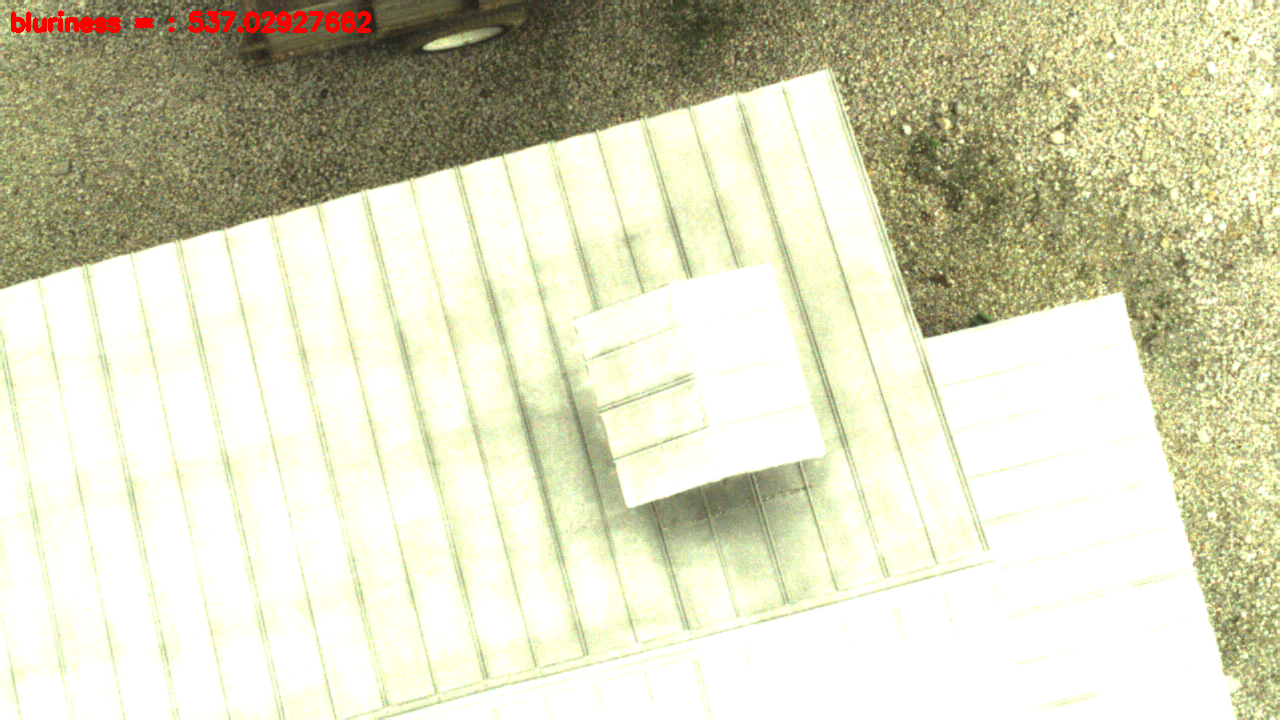
%> input picture onboard_images/frame001587.png, 1280 x 720 px, given in place of keas1.png, which was not available
$ octave untitled.m   (GNU Octave 9; MATLAB toolbox functions it lacks are replaced by stand-ins)
%> lines starting %> are read from the running program, lines starting %| are printed output that depends on the picture; pictures that were not available may be replaced by others from this repository, and a replacement may not be noted
close all
clear all

img = double(rgb2gray(imread('map/keas1.png')));
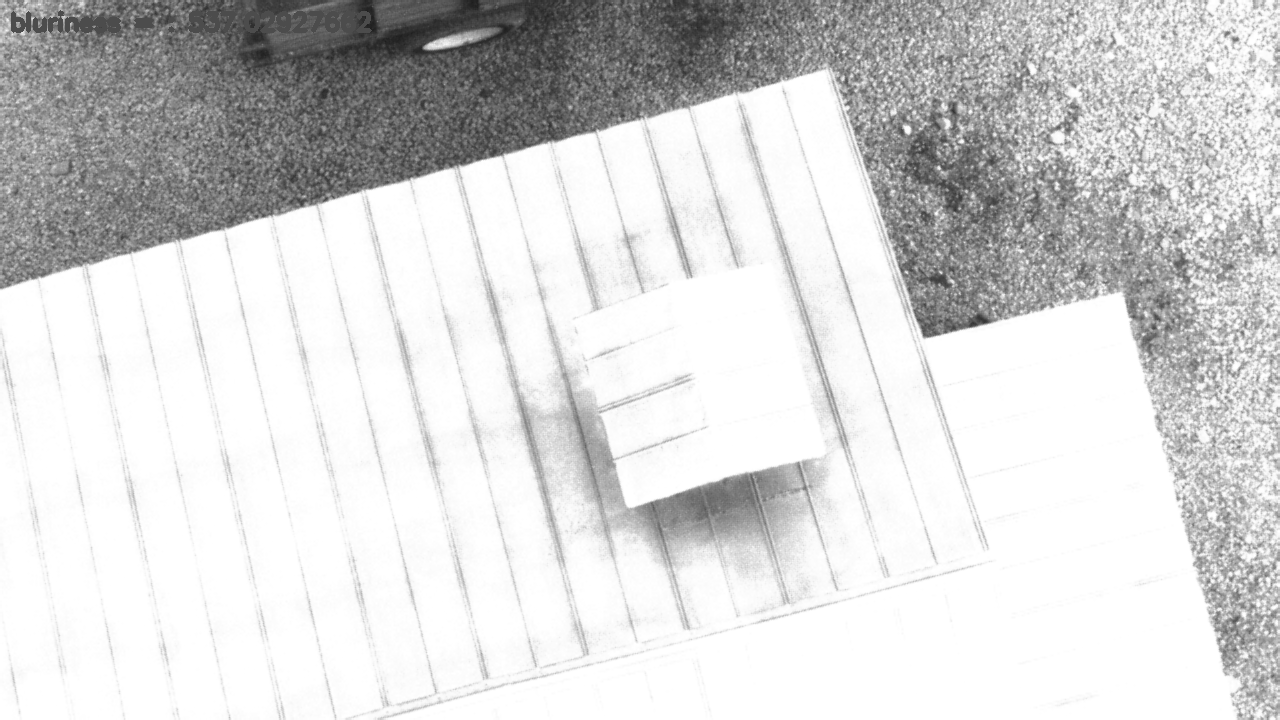
%> img: size 720x1280 double; min 29, max 255, mean 213.3
test_img = double(rgb2gray(imread('onboard_images/frame001378.png')));
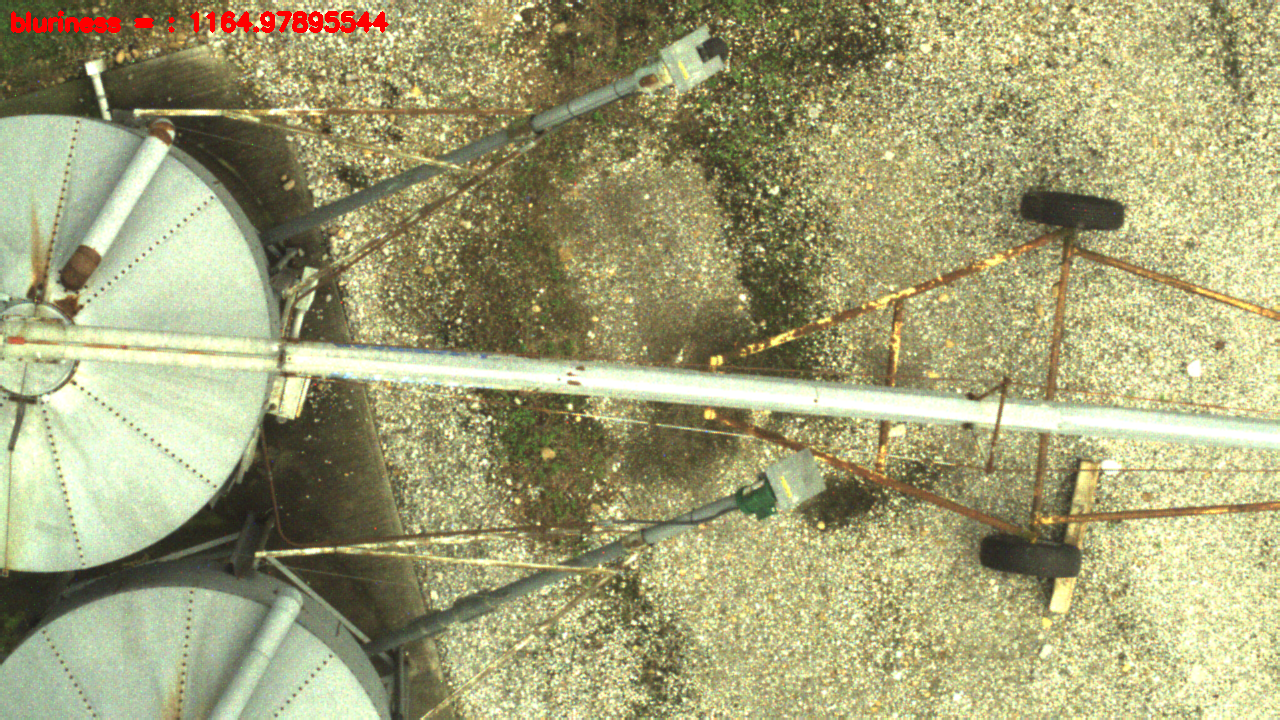
%> input picture onboard_images/frame001378.png, 1280 x 720 px
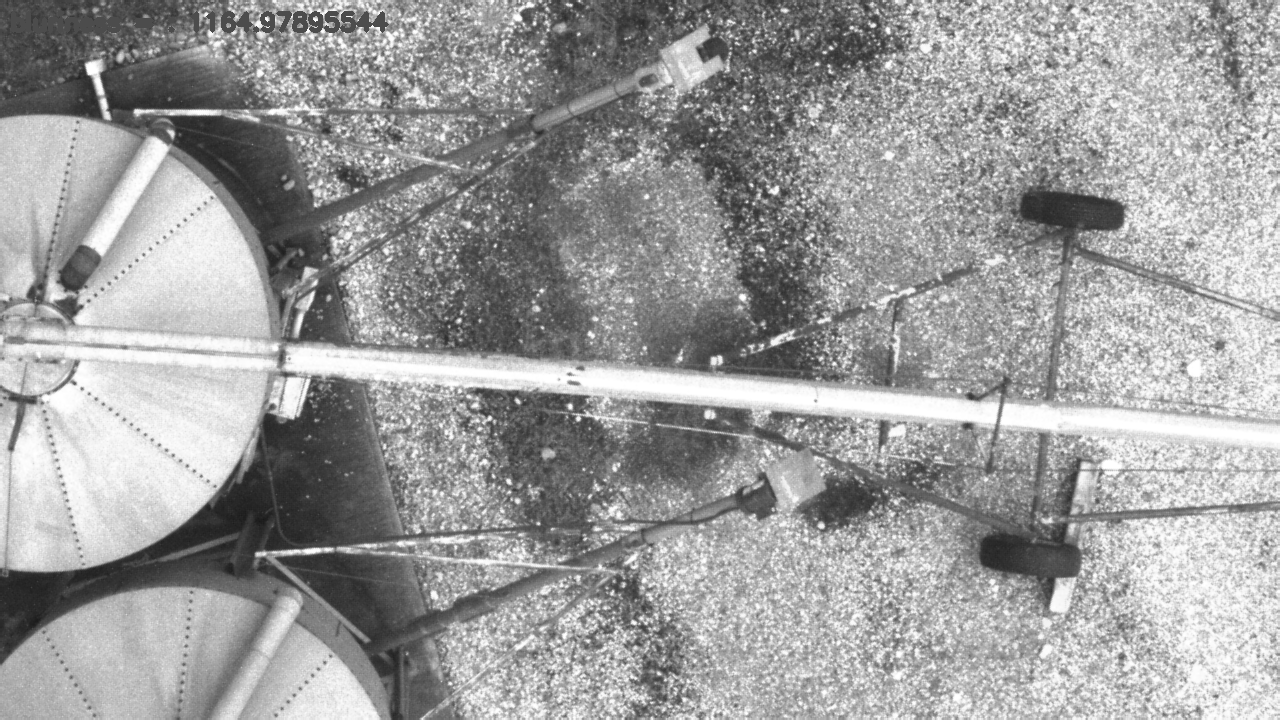
%> test_img: size 720x1280 double; min 23, max 255, mean 156.9

test_img = imresize(test_img,0.1);
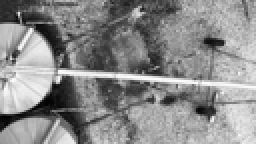
%> test_img: size 72x128 double (shown 2 times larger); min 33.41, max 259.6, mean 156.9; drawn with min black and max white
timg = test_img-mean(mean(test_img));


u = [1 0 -1]';
v = [1 2 1];
test_img = conv2(v,u,test_img,'same');
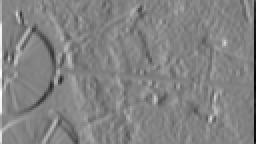
%> test_img: size 72x128 double (shown 2 times larger); min -956.5, max 907.3, mean 1.5; drawn with min black and max white


%creat image subset for testing
    x = 1000;
    X = 1300;
    szx = x:X;
    y = 1200;
    Y = 1500;
    szy = y:Y;
%> (the run ends here)
